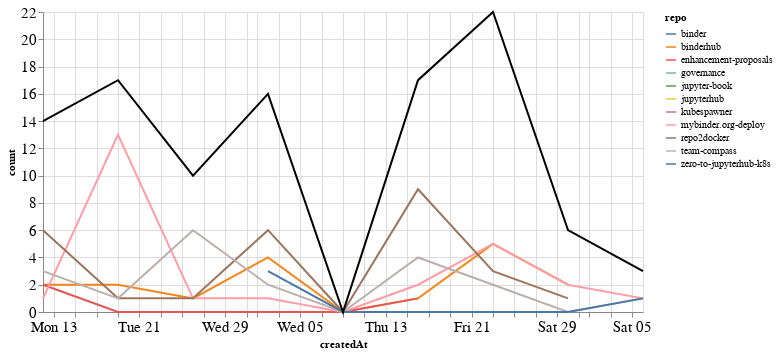

Notebook code cell kept with this figure:
### Markdown cell above
## Comments

### Code cell
comments_time = comments.groupby('repo').resample('W', on='createdAt').count()['author'].reset_index()
comments_time = comments_time.rename(columns={'author': 'count'})
comments_time_total = comments_time.groupby('createdAt').agg({"count": "sum"}).reset_index()
ch1 = alt.Chart(comments_time, width=600).mark_line().encode(
    x='createdAt',
    y='count',
    color='repo',
    tooltip="repo"
)

ch2 = alt.Chart(comments_time_total, width=600).mark_line(color="black").encode(
    x='createdAt',
    y='count',
)

ch1 + ch2

### Figure 1 — Vega-Lite specification as saved in the notebook (floating-point values rounded to 4 significant figures)
{"config": {"axisLeft": {"labelFontSize": 15}, "axisBottom": {"labelFontSize": 15}}, "layer": [{"data": {"name": "data-4d9e5d7bfaa305e4e7b3ff64b9df6840"}, "mark": "line", "encoding": {"color": {"type": "nominal", "field": "repo"}, "tooltip": {"type": "nominal", "field": "repo"}, "x": {"type": "temporal", "field": "createdAt"}, "y": {"type": "quantitative", "field": "count"}}, "width": 600}, {"data": {"name": "data-83ca531e0bca9c7823be4248af39ab2e"}, "mark": {"type": "line", "color": "black"}, "encoding": {"x": {"type": "temporal", "field": "createdAt"}, "y": {"type": "quantitative", "field": "count"}}, "width": 600}], "$schema": "https://vega.github.io/schema/vega-lite/v4.8.1.json", "datasets": {"data-4d9e5d7bfaa305e4e7b3ff64b9df6840": [{"repo": "binder", "createdAt": "2020-08-23T00:00:00", "count": 1}, {"repo": "binderhub", "createdAt": "2020-07-12T00:00:00", "count": 2}, {"repo": "binderhub", "createdAt": "2020-07-19T00:00:00", "count": 2}, {"repo": "binderhub", "createdAt": "2020-07-26T00:00:00", "count": 1}, {"repo": "binderhub", "createdAt": "2020-08-02T00:00:00", "count": 4}, {"repo": "binderhub", "createdAt": "2020-08-09T00:00:00", "count": 0}, {"repo": "binderhub", "createdAt": "2020-08-16T00:00:00", "count": 1}, {"repo": "binderhub", "createdAt": "2020-08-23T00:00:00", "count": 5}, {"repo": "binderhub", "createdAt": "2020-08-30T00:00:00", "count": 2}, {"repo": "enhancement-proposals", "createdAt": "2020-07-12T00:00:00", "count": 2}, {"repo": "enhancement-proposals", "createdAt": "2020-07-19T00:00:00", "count": 0}, {"repo": "enhancement-proposals", "createdAt": "2020-07-26T00:00:00", "count": 0}, {"repo": "enhancement-proposals", "createdAt": "2020-08-02T00:00:00", "count": 0}, {"repo": "enhancement-proposals", "createdAt": "2020-08-09T00:00:00", "count": 0}, {"repo": "enhancement-proposals", "createdAt": "2020-08-16T00:00:00", "count": 1}, {"repo": "governance", "createdAt": "2020-08-23T00:00:00", "count": 2}, {"repo": "jupyter-book", "createdAt": "2020-08-30T00:00:00", "count": 1}, {"repo": "jupyterhub", "createdAt": "2020-08-23T00:00:00", "count": 4}, {"repo": "kubespawner", "createdAt": "2020-07-26T00:00:00", "count": 1}, {"repo": "mybinder.org-deploy", "createdAt": "2020-07-12T00:00:00", "count": 1}, {"repo": "mybinder.org-deploy", "createdAt": "2020-07-19T00:00:00", "count": 13}, {"repo": "mybinder.org-deploy", "createdAt": "2020-07-26T00:00:00", "count": 1}, {"repo": "mybinder.org-deploy", "createdAt": "2020-08-02T00:00:00", "count": 1}, {"repo": "mybinder.org-deploy", "createdAt": "2020-08-09T00:00:00", "count": 0}, {"repo": "mybinder.org-deploy", "createdAt": "2020-08-16T00:00:00", "count": 2}, {"repo": "mybinder.org-deploy", "createdAt": "2020-08-23T00:00:00", "count": 5}, {"repo": "mybinder.org-deploy", "createdAt": "2020-08-30T00:00:00", "count": 2}, {"repo": "mybinder.org-deploy", "createdAt": "2020-09-06T00:00:00", "count": 1}, {"repo": "repo2docker", "createdAt": "2020-07-12T00:00:00", "count": 6}, {"repo": "repo2docker", "createdAt": "2020-07-19T00:00:00", "count": 1}, {"repo": "repo2docker", "createdAt": "2020-07-26T00:00:00", "count": 1}, {"repo": "repo2docker", "createdAt": "2020-08-02T00:00:00", "count": 6}, {"repo": "repo2docker", "createdAt": "2020-08-09T00:00:00", "count": 0}, {"repo": "repo2docker", "createdAt": "2020-08-16T00:00:00", "count": 9}, {"repo": "repo2docker", "createdAt": "2020-08-23T00:00:00", "count": 3}, {"repo": "repo2docker", "createdAt": "2020-08-30T00:00:00", "count": 1}, {"repo": "team-compass", "createdAt": "2020-07-12T00:00:00", "count": 3}, {"repo": "team-compass", "createdAt": "2020-07-19T00:00:00", "count": 1}, {"repo": "team-compass", "createdAt": "2020-07-26T00:00:00", "count": 6}, {"repo": "team-compass", "createdAt": "2020-08-02T00:00:00", "count": 2}, {"repo": "team-compass", "createdAt": "2020-08-09T00:00:00", "count": 0}, {"repo": "team-compass", "createdAt": "2020-08-16T00:00:00", "count": 4}, {"repo": "team-compass", "createdAt": "2020-08-23T00:00:00", "count": 2}, {"repo": "team-compass", "createdAt": "2020-08-30T00:00:00", "count": 0}, {"repo": "team-compass", "createdAt": "2020-09-06T00:00:00", "count": 1}, {"repo": "zero-to-jupyterhub-k8s", "createdAt": "2020-08-02T00:00:00", "count": 3}, {"repo": "zero-to-jupyterhub-k8s", "createdAt": "2020-08-09T00:00:00", "count": 0}, {"repo": "zero-to-jupyterhub-k8s", "createdAt": "2020-08-16T00:00:00", "count": 0}, {"repo": "zero-to-jupyterhub-k8s", "createdAt": "2020-08-23T00:00:00", "count": 0}, {"repo": "zero-to-jupyterhub-k8s", "createdAt": "2020-08-30T00:00:00", "count": 0}, {"repo": "zero-to-jupyterhub-k8s", "createdAt": "2020-09-06T00:00:00", "count": 1}], "data-83ca531e0bca9c7823be4248af39ab2e": [{"createdAt": "2020-07-12T00:00:00", "count": 14}, {"createdAt": "2020-07-19T00:00:00", "count": 17}, {"createdAt": "2020-07-26T00:00:00", "count": 10}, {"createdAt": "2020-08-02T00:00:00", "count": 16}, {"createdAt": "2020-08-09T00:00:00", "count": 0}, {"createdAt": "2020-08-16T00:00:00", "count": 17}, {"createdAt": "2020-08-23T00:00:00", "count": 22}, {"createdAt": "2020-08-30T00:00:00", "count": 6}, {"createdAt": "2020-09-06T00:00:00", "count": 3}]}}
